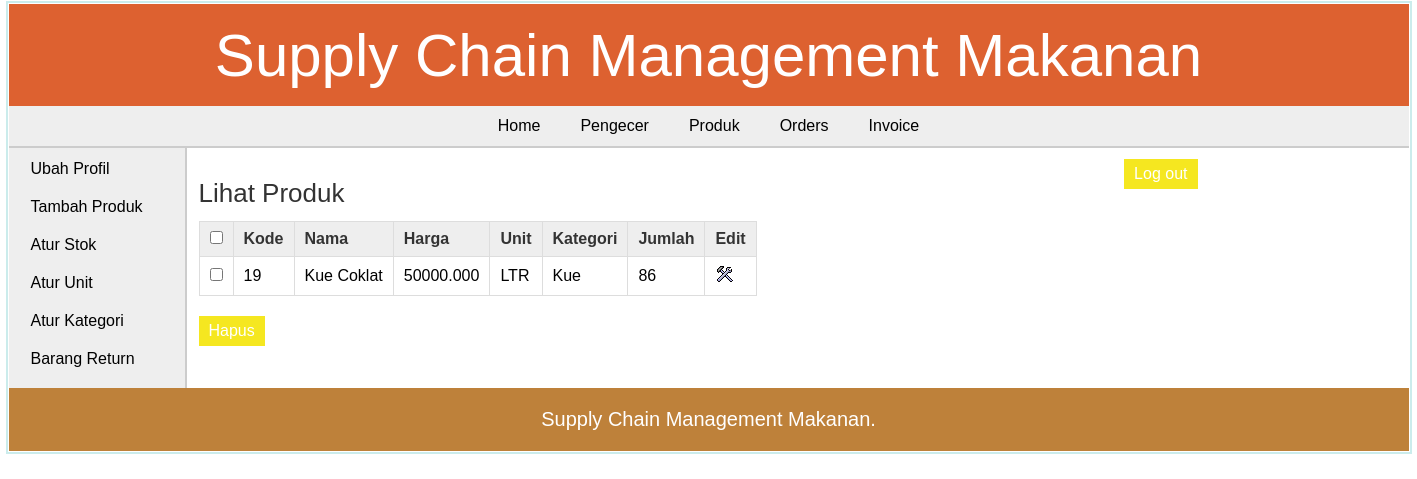
Page /manufacturer/view_products.php (signed in) on the committed database.
### tables this page shows
CREATE TABLE `products` (
  `pro_id` int(11) NOT NULL,
  `pro_name` varchar(25) NOT NULL,
  `pro_desc` text DEFAULT NULL,
  `pro_price` decimal(10,3) NOT NULL,
  `unit` int(11) NOT NULL,
  `pro_cat` int(11) NOT NULL,
  `quantity` int(6) DEFAULT NULL
);

CREATE TABLE `unit` (
  `id` int(11) NOT NULL,
  `unit_name` varchar(20) NOT NULL,
  `unit_details` text DEFAULT NULL
);

CREATE TABLE `categories` (
  `cat_id` int(11) NOT NULL,
  `cat_name` varchar(25) NOT NULL,
  `cat_details` text DEFAULT NULL
);

### manufacturer/view_products.php (the view, shortened to what this page needs)
<?php
	include("../includes/config.php");
	if(isset($_SESSION['manufacturer_login'])) {
			$query_selectProducts = "SELECT * FROM products,categories,unit WHERE products.pro_cat=categories.cat_id AND products.unit=unit.id ORDER BY pro_id";
			$result_selectProducts = mysqli_query($con,$query_selectProducts);
		}
		else {
			header('Location:../index.php');
		}
?>
<!DOCTYPE html>
<html>
<head>
	<link rel="stylesheet" href="../includes/main_style.css" >
</head>
<body>
	<?php
		include("../includes/header.inc.php");
		include("../includes/nav_manufacturer.inc.php");
		include("../includes/aside_manufacturer.inc.php");
	?>
	<section>
		<h1>Lihat Produk</h1>
		<form action="" method="POST" class="form">
		<table class="table_displayData">
			<tr>
				<th> <input type="checkbox" onClick="toggle(this)" /> </th>
				<th> Kode </th>
				<th> Nama </th>
				<th> Harga </th>
				<th> Unit </th>
				<th> Kategori </th>
				<th> Jumlah </th>
				<th> Edit </th>
			</tr>
			<?php $i=1; while($row_selectProducts = mysqli_fetch_array($result_selectProducts)) { ?>
			<tr>
				<td> <input type="checkbox" name="chkId[]" value="<?php echo $row_selectProducts['pro_id']; ?>" /> </td>
				<td> <?php echo $row_selectProducts['pro_id']; ?> </td>
				<td> <?php echo $row_selectProducts['pro_name']; ?> </td>
				<td> <?php echo $row_selectProducts['pro_price']; ?> </td>
				<td> <?php echo $row_selectProducts['unit_name']; ?> </td>
				<td> <?php echo $row_selectProducts['cat_name']; ?> </td>
				<td> <?php if($row_selectProducts['quantity'] == NULL){ echo "N/A";} else {echo $row_selectProducts['quantity'];} ?> </td>
				<td> <a href="edit_product.php?id=<?php echo $row_selectProducts['pro_id']; ?>"><img src="../images/edit.png" alt="edit" /></a> </td>
			</tr>
			<?php $i++; } ?>
		</table>
		<input type="submit" value="Hapus" class="submit_button"/>
		</form>
	</section>
	<?php
		include("../includes/footer.inc.php");
	?>
</body>
</html>

### includes/main_style.css (style rules this page uses)
* { font-family: arial,sans-serif; margin:0px; padding:1px; }
body { width:1400px; margin:auto; border:2px solid #cbecec; }
a { text-decoration:none; }
.submit_button { font-size:16px; margin-top:20px; margin-right:20px; padding:6px 10px; background-color:#f5e720; border:none; color:white; }
section { width:1000px; padding:10px; padding-bottom:40px; }
section h1 { margin-bottom:10px; font-weight:normal; color:#333; font-size: 26px; }
table { border-collapse: collapse; }
.table_displayData td, .table_displayData th { border:1px solid #ddd; padding: 8px 10px; text-align: left; }
.table_displayData th { background-color:#eee; color:#333; }

### rows in the picture
products: pro_id "19", pro_name "Kue Coklat", pro_price "50000.000", unit.unit_name "LTR", pro_cat.cat_name "Kue", quantity "86"
